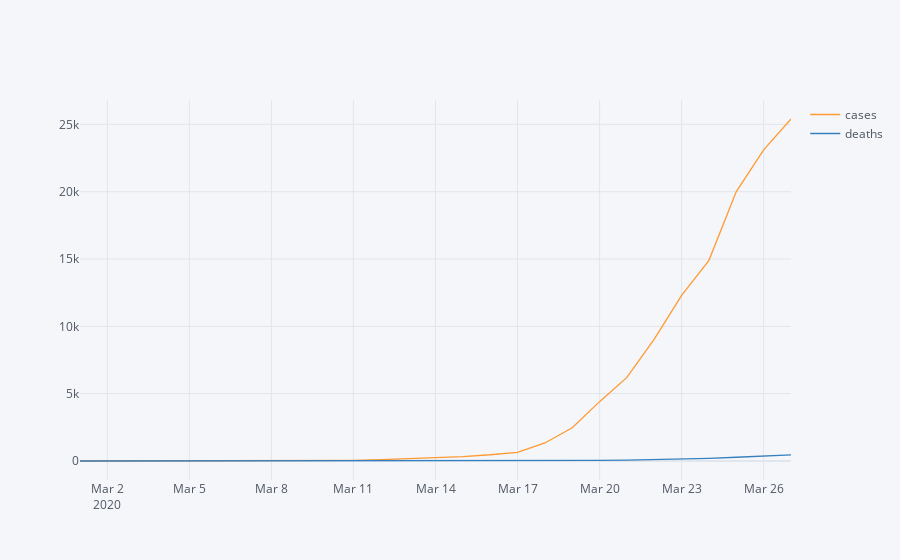

Write notebook code for a chart like this one.
### Markdown cell above
## Fetch data from NYTimes

https://raw.githubusercontent.com/nytimes/covid-19-data/master/us-counties.csv

### Code cell
nytimes_data = pd.read_csv("https://raw.githubusercontent.com/nytimes/covid-19-data/master/us-counties.csv")
nytimes_data.set_index("date", inplace=True)
nytimes_data[nytimes_data["county"] == "New York City"][["cases", "deaths"]].iplot()
nytimes_data.to_csv("output/nytime_data.csv")

### Figure 1 — Plotly figure (JSON) as saved in the notebook; plotly's stock layout.template omitted (floating-point values rounded to 4 significant figures)
{"data": [{"line": {"color": "rgba(255, 153, 51, 1.0)", "dash": "solid", "shape": "linear", "width": 1.3}, "mode": "lines", "name": "cases", "text": "", "type": "scatter", "x": ["2020-03-01", "2020-03-02", "2020-03-03", "2020-03-04", "2020-03-05", "2020-03-06", "2020-03-07", "2020-03-08", "2020-03-09", "2020-03-10", "2020-03-11", "2020-03-12", "2020-03-13", "2020-03-14", "2020-03-15", "2020-03-16", "2020-03-17", "2020-03-18", "2020-03-19", "2020-03-20", "2020-03-21", "2020-03-22", "2020-03-23", "2020-03-24", "2020-03-25", "2020-03-26", "2020-03-27"], "y": [1, 1, 2, 2, 4, 5, 12, 14, 20, 37, 52, 96, 155, 269, 330, 464, 645, 1339, 2468, 4408, 6211, 9045, 12305, 14905, 20011, 23112, 25399]}, {"line": {"color": "rgba(55, 128, 191, 1.0)", "dash": "solid", "shape": "linear", "width": 1.3}, "mode": "lines", "name": "deaths", "text": "", "type": "scatter", "x": ["2020-03-01", "2020-03-02", "2020-03-03", "2020-03-04", "2020-03-05", "2020-03-06", "2020-03-07", "2020-03-08", "2020-03-09", "2020-03-10", "2020-03-11", "2020-03-12", "2020-03-13", "2020-03-14", "2020-03-15", "2020-03-16", "2020-03-17", "2020-03-18", "2020-03-19", "2020-03-20", "2020-03-21", "2020-03-22", "2020-03-23", "2020-03-24", "2020-03-25", "2020-03-26", "2020-03-27"], "y": [0, 0, 0, 0, 0, 0, 0, 0, 0, 0, 0, 0, 0, 1, 5, 7, 10, 20, 22, 43, 60, 99, 131, 192, 280, 365, 450]}], "layout": {"legend": {"bgcolor": "#F5F6F9", "font": {"color": "#4D5663"}}, "paper_bgcolor": "#F5F6F9", "plot_bgcolor": "#F5F6F9", "title": {"font": {"color": "#4D5663"}}, "xaxis": {"gridcolor": "#E1E5ED", "showgrid": true, "tickfont": {"color": "#4D5663"}, "title": {"font": {"color": "#4D5663"}, "text": ""}, "zerolinecolor": "#E1E5ED"}, "yaxis": {"gridcolor": "#E1E5ED", "showgrid": true, "tickfont": {"color": "#4D5663"}, "title": {"font": {"color": "#4D5663"}, "text": ""}, "zerolinecolor": "#E1E5ED"}}}
